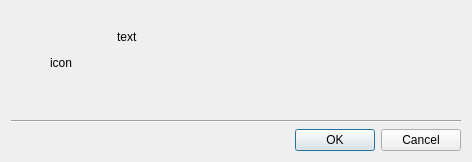
<?xml version="1.0" encoding="UTF-8"?>
<ui version="4.0">
 <class>ShutdownDialog</class>
 <widget class="QDialog" name="ShutdownDialog">
  <property name="geometry">
   <rect>
    <x>0</x>
    <y>0</y>
    <width>472</width>
    <height>162</height>
   </rect>
  </property>
  <property name="windowTitle">
   <string>Shutting down computer</string>
  </property>
  <layout class="QVBoxLayout" name="verticalLayout_2">
   <item>
    <layout class="QHBoxLayout" name="horizontalLayout">
     <item>
      <widget class="QLabel" name="icon_label">
       <property name="minimumSize">
        <size>
         <width>100</width>
         <height>0</height>
        </size>
       </property>
       <property name="toolTip">
        <string/>
       </property>
       <property name="text">
        <string notr="true">icon</string>
       </property>
       <property name="alignment">
        <set>Qt::AlignCenter</set>
       </property>
      </widget>
     </item>
     <item>
      <layout class="QVBoxLayout" name="verticalLayout">
       <item>
        <widget class="QLabel" name="text_label">
         <property name="sizePolicy">
          <sizepolicy hsizetype="MinimumExpanding" vsizetype="Expanding">
           <horstretch>0</horstretch>
           <verstretch>0</verstretch>
          </sizepolicy>
         </property>
         <property name="text">
          <string notr="true">text</string>
         </property>
         <property name="wordWrap">
          <bool>true</bool>
         </property>
        </widget>
       </item>
       <item>
        <spacer name="verticalSpacer">
         <property name="orientation">
          <enum>Qt::Vertical</enum>
         </property>
         <property name="sizeHint" stdset="0">
          <size>
           <width>20</width>
           <height>18</height>
          </size>
         </property>
        </spacer>
       </item>
      </layout>
     </item>
    </layout>
   </item>
   <item>
    <widget class="Line" name="line">
     <property name="orientation">
      <enum>Qt::Horizontal</enum>
     </property>
    </widget>
   </item>
   <item>
    <widget class="QDialogButtonBox" name="buttonBox">
     <property name="orientation">
      <enum>Qt::Horizontal</enum>
     </property>
     <property name="standardButtons">
      <set>QDialogButtonBox::Cancel|QDialogButtonBox::Ok</set>
     </property>
    </widget>
   </item>
  </layout>
 </widget>
 <tabstops>
  <tabstop>buttonBox</tabstop>
 </tabstops>
 <resources/>
 <connections>
  <connection>
   <sender>buttonBox</sender>
   <signal>accepted()</signal>
   <receiver>ShutdownDialog</receiver>
   <slot>accept()</slot>
   <hints>
    <hint type="sourcelabel">
     <x>250</x>
     <y>189</y>
    </hint>
    <hint type="destinationlabel">
     <x>250</x>
     <y>105</y>
    </hint>
   </hints>
  </connection>
  <connection>
   <sender>buttonBox</sender>
   <signal>rejected()</signal>
   <receiver>ShutdownDialog</receiver>
   <slot>reject()</slot>
   <hints>
    <hint type="sourcelabel">
     <x>250</x>
     <y>189</y>
    </hint>
    <hint type="destinationlabel">
     <x>250</x>
     <y>105</y>
    </hint>
   </hints>
  </connection>
 </connections>
</ui>
